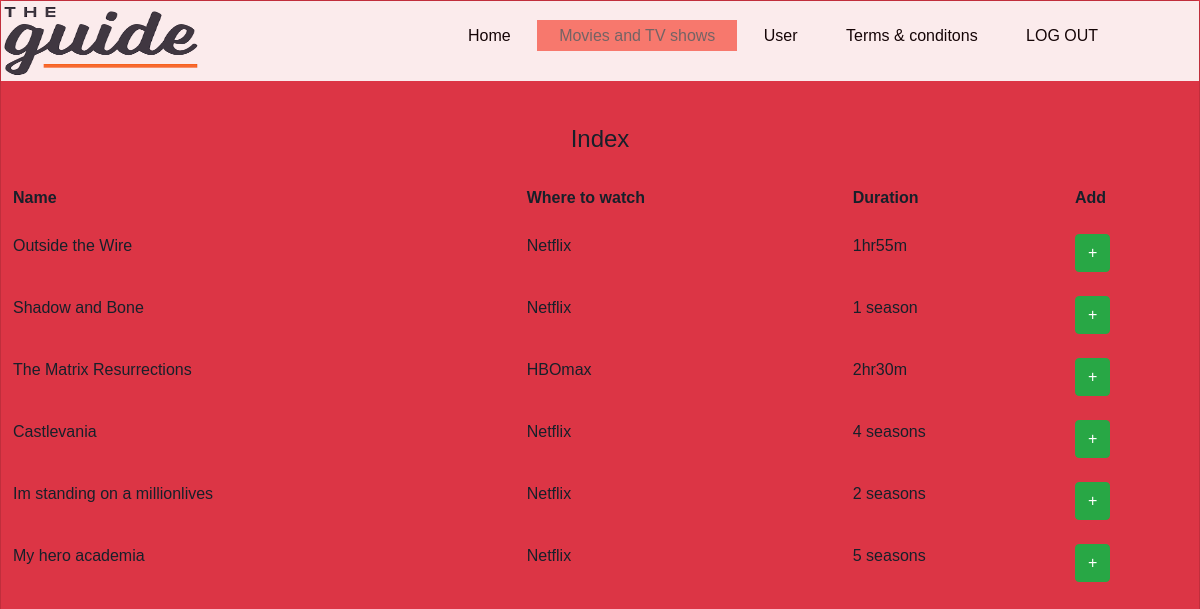
The app's page /movie_tv.php (signed in) with its own data.
### tables this page shows
CREATE TABLE `movie_and_tv` (
  `program_id` int(100) NOT NULL,
  `program_name` varchar(100) NOT NULL,
  `source` varchar(100) NOT NULL,
  `details` varchar(250) NOT NULL,
  `duration` varchar(100) NOT NULL,
  `schedule` varchar(100) NOT NULL,
  `genre` varchar(100) NOT NULL,
  `show_image` varchar(100) NOT NULL
);

### movie_tv.php (the view, shortened to what this page needs)
<?php
    include('db.php');
?>
<!DOCTYPE html>
<html lang="en">
<link rel="stylesheet" href="https://stackpath.bootstrapcdn.com/bootstrap/4.3.1/css/bootstrap.min.css">
<head>
	<link rel="stylesheet" type="text/css" href="css4/style4.css">
	</head>
	<body class="card bg-danger text-white" style="background-color: #15131a;">
	<header>
	<nav>
	<div class="logo">
    <img src="logo.png">
	</div>
	<ul>
	<li><a href="http://localhost/Guide/home.php">Home</a></li>
	<li class="active"><a href="http://localhost/Guide/movie_tv.php">Movies and TV shows</a></li>
	<li><a href="http://localhost/Guide/userprofile.php">User</a></li>
	<li><a href="">Terms & conditons </a></li>
	<li><a href="http://localhost/Guide/logout.php">LOG OUT</a><li>
	</ul>
	</nav>
<br>
    <h4 style="color:#17202A; margin:10px; padding:10px; text-align:center;">Index</h4>
    <table class="table table-borderless" style="color:#17202A;">
        <tr>
            <th>Name</th>
            <th>Where to watch</th>
            <th>Duration</th>
            <th>Add </th>
        </tr>
    <?php
      if(!isset($_POST['submit'])){
        $sql = "SELECT * from movie_and_tv";
        $result = mysqli_query($conn,$sql);
        if(mysqli_num_rows($result)>0){
          while($row = mysqli_fetch_assoc($result)){
    ?>
        <tr>
            <td><?php echo $row['program_name']?></td>
            <td><?php echo $row['source']?></td>
            <td><?php echo $row['duration']?></td>
            <td>
                <form action="" method="POST">
                <button type="submit" name="btn" class="btn btn-success "> + </button>
                </form>
            </td>
        </tr>
    <?php
        }
      }
    }
    ?>
    </table>
</header>
</html>

### css4/style4.css (style rules this page uses)
* { margin: 0; padding: 0; font-family: arial; }
header { height: 100vh; background-size: cover; background-position: center; }
.logo img { float: left; margin-right:65px; margin-bottom:25px; width: 200px; height: 80px; }
nav { width: 100%; height: 80px; background-color:#FFFFFF; opacity: 0.9; }
nav ul { float: left; margin-left:180px; }
nav ul li { list-style-type: none; display: inline-block; line-height: 70px; }
nav ul li a { text-decoration: none; color: #000000; padding:5px 20px; border: 2px solid transparent; transition: .7s all; }
nav ul li.active a { background-color: #FA8072; color:#696969; }

### records on screen
movie_and_tv: program_name "Outside the Wire", source "Netflix", duration "1hr55m"
movie_and_tv: program_name "Shadow and Bone", source "Netflix", duration "1 season"
movie_and_tv: program_name "The Matrix Resurrections", source "HBOmax", duration "2hr30m"
movie_and_tv: program_name "Castlevania", source "Netflix", duration "4 seasons"
movie_and_tv: program_name "Im standing on a millionlives", source "Netflix", duration "2 seasons"
movie_and_tv: program_name "My hero academia", source "Netflix", duration "5 seasons"
